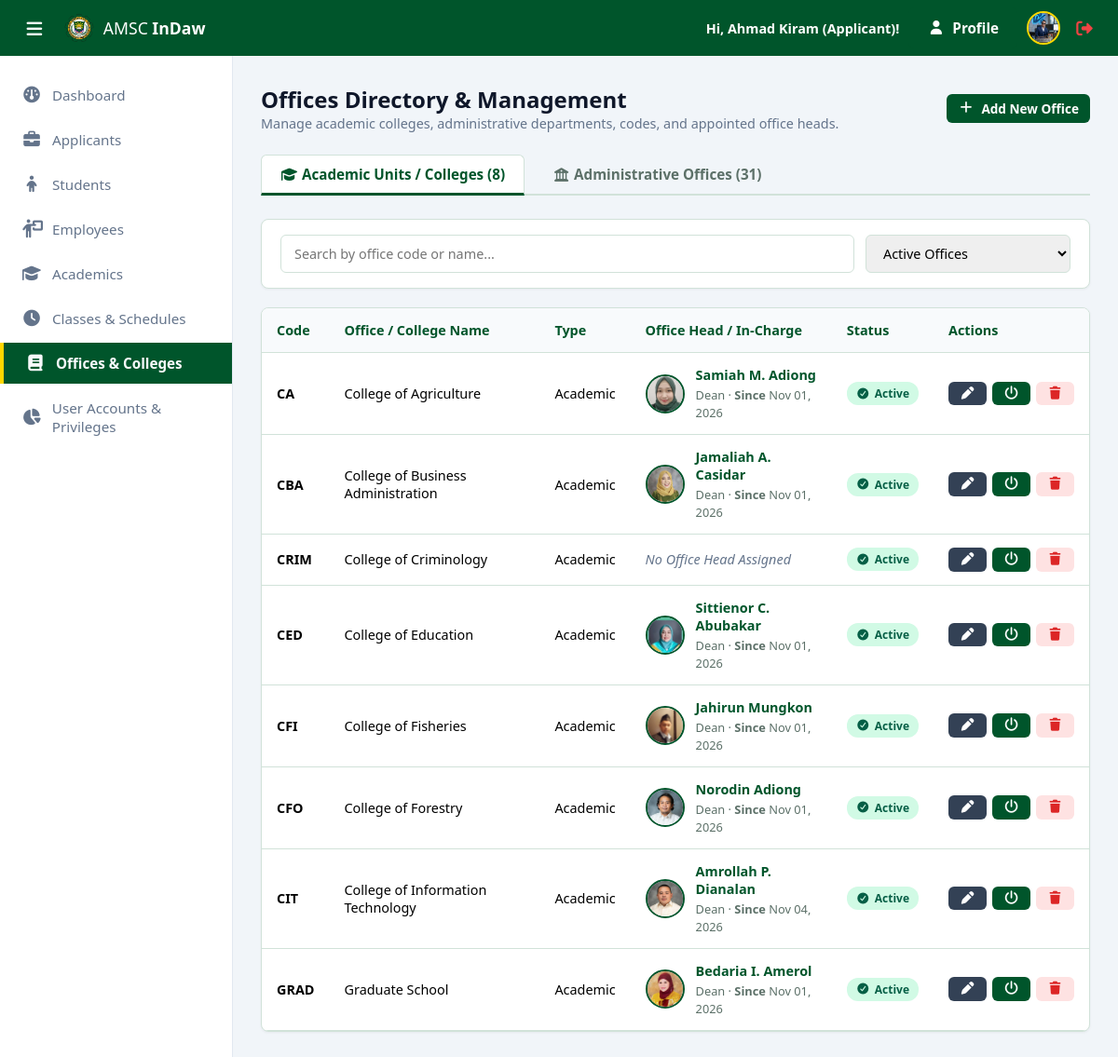
The app's page /admin/offices.php (signed in) with its own data.
### tables this page shows
CREATE TABLE `applicants` (
  `ApplicantID` int(11) NOT NULL,
  `UserID` int(11) NOT NULL,
  `ApplicationNumber` varchar(30) NOT NULL,
  `FirstName` varchar(50) NOT NULL,
  `MiddleName` varchar(50) DEFAULT NULL,
  `LastName` varchar(50) NOT NULL,
  `ExtName` enum('Jr.','Sr.','II','III','IV','V','VI') DEFAULT NULL,
  `Gender` enum('Male','Female') NOT NULL,
  `BirthDate` date NOT NULL,
  `ContactNumber` varchar(20) NOT NULL,
  `Address` text NOT NULL,
  `PreferredProgramID_1` int(11) NOT NULL,
  `PreferredProgramID_2` int(11) DEFAULT NULL,
  `PreferredProgramID_3` int(11) DEFAULT NULL,
  `ApplicationStatus` enum('Pending','Under Review','Approved','Rejected') DEFAULT 'Pending',
  `SubmittedAt` timestamp NOT NULL DEFAULT current_timestamp(),
  `ProfilePicture` varchar(255) DEFAULT NULL,
  `UpdatedAt` timestamp NOT NULL DEFAULT current_timestamp() ON UPDATE current_timestamp()
);

CREATE TABLE `staff_designations` (
  `ID` int(11) NOT NULL,
  `StaffID` int(11) NOT NULL,
  `OfficeID` int(11) DEFAULT NULL,
  `JobTitle` varchar(100) NOT NULL,
  `AppointmentType` enum('Academic','Administrative') NOT NULL,
  `IsPrimary` tinyint(1) DEFAULT 0,
  `StartDate` date DEFAULT NULL,
  `UpdatedAt` timestamp NOT NULL DEFAULT current_timestamp() ON UPDATE current_timestamp()
);

CREATE TABLE `offices` (
  `ID` int(11) NOT NULL,
  `OfficeCode` varchar(20) NOT NULL,
  `OfficeName` varchar(150) NOT NULL,
  `IsActive` tinyint(1) DEFAULT 1,
  `OfficeHead` int(11) DEFAULT NULL,
  `Type` enum('Academic','Administrative') DEFAULT 'Administrative',
  `UpdatedAt` timestamp NOT NULL DEFAULT current_timestamp() ON UPDATE current_timestamp()
);

CREATE TABLE `staff_members` (
  `StaffID` int(11) NOT NULL,
  `UserID` int(11) DEFAULT NULL,
  `EmployeeNumber` varchar(30) NOT NULL,
  `FirstName` varchar(50) NOT NULL,
  `MiddleName` varchar(50) DEFAULT NULL,
  `LastName` varchar(50) NOT NULL,
  `ExtName` enum('Jr.','Sr.','II','III','IV','V','VI') DEFAULT NULL,
  `ContactNumber` varchar(20) DEFAULT NULL,
  `Gender` enum('Male','Female') NOT NULL,
  `EmploymentStatus` enum('Full-Time','Part-Time','Contractual') DEFAULT 'Full-Time',
  `IsActive` tinyint(1) DEFAULT 1,
  `CreatedAt` timestamp NOT NULL DEFAULT current_timestamp(),
  `DateOfBirth` date DEFAULT NULL,
  `HomeAddress` text DEFAULT NULL,
  `ProfilePicture` varchar(255) DEFAULT NULL,
  `PositionTitle` varchar(100) DEFAULT NULL,
  `UpdatedAt` timestamp NOT NULL DEFAULT current_timestamp() ON UPDATE current_timestamp()
);

### config/session_check.php (called while the page is built, shortened)
<?php
$userID = $_SESSION['user_id'];
$module = $_SESSION['module'];
$defaultProfilePhoto = "/amsc_indaw/assets/images/defaults/default-photo.avif";
$userInfo = array();
try {
    if ($module === 'admin') {
        $adminSql = "SELECT * FROM staff_members WHERE UserID = ? LIMIT 1";
        $adminStmt = mysqli_prepare($conn, $adminSql);
        if (!$adminStmt) {
            throw new Exception("Prepared statement error (fetching admin info): " . mysqli_error($conn));
        }
        mysqli_stmt_bind_param($adminStmt, 'i', $userID);
        if (!mysqli_stmt_execute($adminStmt)) {
            throw new Exception("Statement execution error (fetching admin info): " . mysqli_stmt_error($adminStmt));
        }
        $adminResult = mysqli_stmt_get_result($adminStmt);
        $userInfo = mysqli_fetch_assoc($adminResult);
    } else if ($module === 'applicant') {
        $applicantSql = "SELECT * FROM applicants WHERE UserID = ? LIMIT 1";
        $applicantStmt = mysqli_prepare($conn, $applicantSql);
        mysqli_stmt_bind_param($applicantStmt, 'i', $userID);
        if (!mysqli_stmt_execute($applicantStmt)) {
            throw new Exception("Statement execution error (fetching applicant info): " . mysqli_stmt_error($applicantStmt));
        }
        $applicantResult = mysqli_stmt_get_result($applicantStmt);
        $userInfo = mysqli_fetch_assoc($applicantResult);
    }
} catch (Exception $e) {
    $msg = $e->getMessage();
    redirectWithMessage('error', $msg, 'dashboard?');
}
$userProfilePicture = isset($userInfo['ProfilePicture']) ? '/amsc_indaw/assets/uploads/profiles/' . $userInfo['ProfilePicture'] : $defaultProfilePhoto;
$userFirstName = $userInfo['FirstName'] ?? 'User';
?>

### admin/offices.php (the view, shortened to what this page needs)
<?php
require_once '../config/db.php';
require_once '../config/session_check.php';
$typeFilter   = isset($_GET['type']) ? trim($_GET['type']) : 'Academic';
$statusFilter = isset($_GET['is_active']) ? intval($_GET['is_active']) : 1;
$search       = trim($_GET['search'] ?? '');
$whereClauses = ["o.Type = ?", "o.IsActive = ?"];
$params = [$typeFilter, $statusFilter];
$types = "si";
$whereSql = implode(" AND ", $whereClauses);
$officesSql = "
    SELECT
        o.ID,
        o.OfficeCode,
        o.OfficeName,
        o.Type,
        o.IsActive,
        o.OfficeHead,
        sm.FirstName,
        sm.MiddleName,
        sm.LastName,
        sm.ExtName,
        sm.ProfilePicture,
        sm.PositionTitle,
        sd.JobTitle,
        sd.StartDate
    FROM offices o
    LEFT JOIN staff_members sm ON o.OfficeHead = sm.StaffID
    LEFT JOIN staff_designations sd ON sm.StaffID = sd.StaffID AND sd.IsPrimary = 1
    WHERE {$whereSql}
    ORDER BY o.OfficeName ASC
";
$stmt = mysqli_prepare($conn, $officesSql);
mysqli_stmt_bind_param($stmt, $types, ...$params);
mysqli_stmt_execute($stmt);
$officesResult = mysqli_stmt_get_result($stmt);
$officesList = [];
while ($row = mysqli_fetch_assoc($officesResult)) {
    $officesList[] = $row;
}
$academicCountRes = mysqli_query($conn, "SELECT COUNT(*) AS cnt FROM offices WHERE Type = 'Academic' AND IsActive = {$statusFilter}");
$academicCount = mysqli_fetch_assoc($academicCountRes)['cnt'] ?? 0;
$adminCountRes = mysqli_query($conn, "SELECT COUNT(*) AS cnt FROM offices WHERE Type = 'Administrative' AND IsActive = {$statusFilter}");
$adminCount = mysqli_fetch_assoc($adminCountRes)['cnt'] ?? 0;
?>
<!DOCTYPE html>
<html lang="en">
<head>
    <?php include "../includes/head.php"; ?>
</head>
<body class="dashboard-body">
    <?php include '../includes/header.php'; ?>
    <div class="dashboard-wrapper">
        <?php include '../includes/sidebar.php'; ?>
        <main class="dashboard-content">
            <div class="content-header">
                <div>
                    <h2>Offices Directory & Management</h2>
                    <p class="text-muted">Manage academic colleges, administrative departments, codes, and appointed office heads.</p>
                </div>
                <div>
                    <button type="button" class="btn btn-primary btn-sm" onclick="openOfficeModal('add')">
                        <i class="fa-solid fa-plus"></i> Add New Office
                    </button>
                </div>
            </div>
            <div class="units-container">
                <div class="units-tabs-header">
                    <button type="button" class="tab-btn <?= $typeFilter === 'Academic' ? 'active' : '' ?>" onclick="switchType('Academic')">
                        <i class="fa-solid fa-graduation-cap"></i> Academic Units / Colleges (<?= $academicCount ?>)
                    </button>
                    <button type="button" class="tab-btn <?= $typeFilter === 'Administrative' ? 'active' : '' ?>" onclick="switchType('Administrative')">
                        <i class="fa-solid fa-building-columns"></i> Administrative Offices (<?= $adminCount ?>)
                    </button>
                </div>
                <form method="GET" action="offices.php" class="filter-toolbar" id="filterForm">
                    <div class="toolbar-left">
                        <input type="text" name="search" id="searchInput" value="<?= htmlspecialchars($search) ?>" placeholder="Search by office code or name...">
                        <select name="is_active" id="statusFilter" onchange="this.form.submit()">
                            <option value="1" <?= $statusFilter === 1 ? 'selected' : '' ?>>Active Offices</option>
                        </select>
                    </div>
                </form>
                <div class="section-card">
                    <div style="overflow-x: auto;">
                        <table class="units-table">
                            <thead>
                                <tr>
                                    <th>Code</th>
                                    <th>Office / College Name</th>
                                    <th>Type</th>
                                    <th>Office Head / In-Charge</th>
                                    <th>Status</th>
                                    <th>Actions</th>
                                </tr>
                            </thead>
                            <tbody>
                                <?php if (!empty($officesList)): ?>
                                    <?php foreach ($officesList as $office):
                                        $headName = !empty($office['FirstName'])
                                            ? trim("{$office['FirstName']} " . (!empty($office['MiddleName']) ? substr($office['MiddleName'], 0, 1) . '. ' : '') . "{$office['LastName']} " . ($office['ExtName'] ?? ''))
                                            : 'No Head Assigned';
                                        $headAvatar = !empty($office['ProfilePicture'])
                                            ? '/amsc_indaw/assets/uploads/profiles/' . $office['ProfilePicture']
                                            : $defaultProfilePhoto;
                                        $headPosition = !empty($office['JobTitle']) ? $office['JobTitle'] : 'N/A';
                                        $startDate = 'N/A';
                                        if (!empty($office['StartDate']) && $office['StartDate'] !== '0000-00-00') {
                                            $startDate = date('M d, Y', strtotime($office['StartDate']));
                                        }
                                        $statusClass = $office['IsActive'] === 1 ? 'active' : 'defunct';
                                        $statusLabel = $office['IsActive'] === 1 ? 'Active' : 'Defunct';
                                    ?>
                                        <tr>
                                            <td><strong><?= htmlspecialchars($office['OfficeCode']) ?></strong></td>
                                            <td><?= htmlspecialchars($office['OfficeName']) ?></td>
                                            <td><span class="badge-designation"><?= htmlspecialchars($office['Type']) ?></span></td>
                                            <td>
                                                <div class="head-info-cell">
                                                    <?php if ($office['OfficeHead']): ?>
                                                        <img src="<?= htmlspecialchars($headAvatar) ?>" alt="Head Avatar" class="head-avatar">
                                                        <div>
                                                            <h4 class="head-name"><?= htmlspecialchars($headName) ?></h4>
                                                            <span class="head-subtext">
                                                                <?= htmlspecialchars($headPosition) ?> &middot;
                                                                <strong>Since</strong> <?= $startDate ?>
                                                            </span>
                                                        </div>
                                                    <?php else: ?>
                                                        <span class="text-muted" style="font-style: italic;">No Office Head Assigned</span>
                                                    <?php endif; ?>
                                                </div>
                                            </td>
                                            <td>
                                                <span class="badge-status <?= $statusClass ?>">
                                                    <i class="fa-solid <?= $statusClass === 'active' ? 'fa-circle-check' : 'fa-circle-xmark' ?>"></i>
                                                    <?= $statusLabel ?>
                                                </span>
                                            </td>
                                            <td>
                                                <div class="action-btns">
                                                    <button type="button" class="btn btn-secondary btn-sm" onclick="openOfficeModal('edit', <?= htmlspecialchars(json_encode($office)) ?>)" title="Edit"><i class="fa-solid fa-pen"></i></button>
                                                    <form action="offices.php" method="POST" style="display:inline;">
                                                        <button type="submit" class="btn btn-primary btn-sm" title="Toggle Active/Defunct"><i class="fa-solid fa-power-off"></i></button>
                                                    </form>
                                                    <form action="offices.php" method="POST" style="display:inline;" onsubmit="return confirm('Are you sure you want to delete this office record?');">
                                                        <button type="submit" class="btn btn-sm" style="background:#fee2e2; color:#dc2626;" title="Delete"><i class="fa-solid fa-trash"></i></button>
                                                    </form>
                                                </div>
                                            </td>
                                        </tr>
                                    <?php endforeach; ?>
                                <?php else: ?>
                                    <tr>
                                        <td colspan="6" style="text-align: center; padding: 25px; color: var(--text-muted);">No office records found.</td>
                                    </tr>
                                <?php endif; ?>
                            </tbody>
                        </table>
                    </div>
                </div>
            </div>
        </main>
    </div>
</body>
</html>

### includes/header.php (shortened to what this page needs)
<header class="topbar">
    <div class="topbar-left">
        <button id="sidebarToggle" class="btn-icon">
            <i class="fa-solid fa-bars"></i>
        </button>
        <div class="topbar-brand">
            <img src="/amsc_indaw/assets/images/site/amsc.webp" alt="AMSC Logo" class="topbar-logo" onerror="this.style.display='none'">
            <span>AMSC <strong>InDaw</strong></span>
        </div>
    </div>
    <div class="topbar-right">
        <div class="user-profile-menu">
            <span class="user-name">Hi, <?= !empty($userFirstName) ? $userFirstName : 'User' ?> (<?= $module === 'admin' ? 'Admin' : 'Applicant' ?>)!</span>
            <a href="profile" class="btn btn-primary"><i class="fa-solid fa-user"></i> Profile</a>
            <img src="<?= $userProfilePicture ?>" alt="Profile" class="user-avatar">
            <a href="/amsc_indaw/logout" class="btn-logout" title="Logout">
                <i class="fa-solid fa-right-from-bracket"></i>
            </a>
        </div>
    </div>
</header>

### records on screen
applicants: FirstName "Ahmad Kiram", ProfilePicture (picture)
staff_designations: OfficeID.OfficeCode "CA", OfficeID.OfficeName "College of Agriculture", OfficeID.Type "Academic", StaffID.ProfilePicture (picture), StaffID.ExtName "Samiah M. Adiong", JobTitle "Dean", StartDate "Nov 01, 2026", OfficeID.IsActive "Active"
staff_designations: OfficeID.OfficeCode "CBA", OfficeID.OfficeName "College of Business Administration", OfficeID.Type "Academic", StaffID.ProfilePicture (picture), StaffID.ExtName "Jamaliah A. Casidar", JobTitle "Dean", StartDate "Nov 01, 2026", OfficeID.IsActive "Active"
offices: OfficeCode "CRIM", OfficeName "College of Criminology", Type "Academic", shows "No Office Head Assigned", IsActive "Active"
staff_designations: OfficeID.OfficeCode "CED", OfficeID.OfficeName "College of Education", OfficeID.Type "Academic", StaffID.ProfilePicture (picture), StaffID.ExtName "Sittienor C. Abubakar", JobTitle "Dean", StartDate "Nov 01, 2026", OfficeID.IsActive "Active"
staff_designations: OfficeID.OfficeCode "CFI", OfficeID.OfficeName "College of Fisheries", OfficeID.Type "Academic", StaffID.ProfilePicture (picture), StaffID.ExtName "Jahirun Mungkon", JobTitle "Dean", StartDate "Nov 01, 2026", OfficeID.IsActive "Active"
staff_designations: OfficeID.OfficeCode "CFO", OfficeID.OfficeName "College of Forestry", OfficeID.Type "Academic", StaffID.ProfilePicture (picture), StaffID.ExtName "Norodin Adiong", JobTitle "Dean", StartDate "Nov 01, 2026", OfficeID.IsActive "Active"
staff_designations: OfficeID.OfficeCode "CIT", OfficeID.OfficeName "College of Information Technology", OfficeID.Type "Academic", StaffID.ProfilePicture (picture), StaffID.ExtName "Amrollah P. Dianalan", JobTitle "Dean", StartDate "Nov 04, 2026", OfficeID.IsActive "Active"
staff_designations: OfficeID.OfficeCode "GRAD", OfficeID.OfficeName "Graduate School", OfficeID.Type "Academic", StaffID.ProfilePicture (picture), StaffID.ExtName "Bedaria I. Amerol", JobTitle "Dean", StartDate "Nov 01, 2026", OfficeID.IsActive "Active"

### other values on screen
$academicCount "8"
$adminCount "31"
